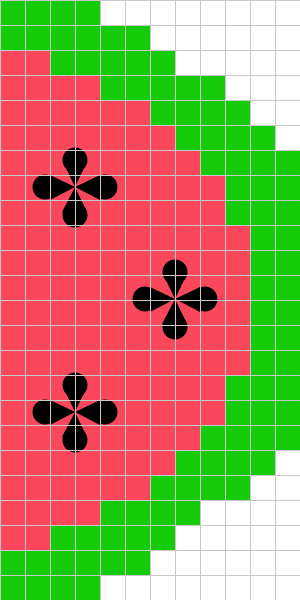
Frame 1 (no input)
Frame 60 (the mouse pressed at the canvas centre just before this capture): identical to frame 1, image omitted
Frame 120 (the mouse held since frame 60 and released just before this capture): identical to frame 1, image omitted

The Processing sketch that drew this single still picture (run headless with seeded random() and noise(); from frame 60 on, the mouse is pressed at the canvas centre):

// Processing sketch: processing_24715
// ── processing_24715.pde



void setup()
{
  size(300,600);
  
  
  background(255);
  
}
void draw()
{
  //green area//
  
  int space=25;
  noStroke();
  fill(22,203,10);
  rect(0,0,100,25);
  rect(0,1*space,150,25);
  rect(2*space,2*space,125,25);
  rect(4*space,3*space,125,25);
  rect(6*space,4*space,100,25);
  rect(7*space,5*space,100,25);
  rect(8*space,6*space,100,25);
  rect(9*space,7*space,25,50);
  rect(10*space,7*space,50,275);
  rect(9*space,15*space,25,50);
  rect(8*space,17*space,50,25);
  rect(7*space,18*space,100,25);
  rect(6*space,19*space,100,25);
  rect(4*space,20*space,100,25);
  rect(2*space,21*space,125,25);
  rect(0,22*space,150,25);
  rect(0,23*space,100,25);
  
 //pink area//
  
  fill(250,71,92);
  rect(0,50,25,500);
  rect(25,50,25,500);
  rect(2*space,75,25,450);
  rect(3*space,75,25,450);
  rect(4*space,100,25,400);
  rect(5*space,100,25,400);
  rect(6*space,125,25,350);
  rect(7*space,150,25,300);
  rect(8*space,175,25,250);
  rect(9*space,225,25,150);
  
  //seeds//
  fill(0);
  triangle(75,175+25/2,100,175,100,200);
  ellipse(105,175+25/2,25,25);
  triangle(75,175+25/2,50,175,50,200);
  ellipse(45,175+25/2,25,25);
  triangle(75,175+25/2,63,150+25/2,75+25/2,150+25/2);
  ellipse(75,160,25,25);
  triangle(75,175+25/2,50+25/2,200+25/2,75+25/2,200+25/2);
  ellipse(75,215,25,25);
  
  triangle(75,200+25/2+200,100,200+200,100,225+200);
  ellipse(105,200+25/2+200,25,25);
  triangle(75,200+25/2+200,50,200+200,50,225+200);
  ellipse(45,200+25/2+200,25,25);
  triangle(75,200+25/2+200,63,175+25/2+200,75+25/2,175+25/2+200);
  ellipse(75,185+200,25,25);
  triangle(75,200+25/2+200,50+25/2,225+25/2+200,75+25/2,225+25/2+200);
  ellipse(75,240+200,25,25);
  
   triangle(175,175+25/2+225/2,200,175+225/2,200,200+225/2);
  ellipse(205,175+25/2+225/2,25,25);
  triangle(175,175+25/2+225/2,150,175+225/2,150,200+225/2);
  ellipse(145,175+25/2+225/2,25,25);
  triangle(175,175+25/2+225/2,163,150+25/2+225/2,175+25/2,150+25/2+225/2);
  ellipse(175,160+225/2,25,25);
  triangle(175,175+25/2+225/2,150+25/2,200+25/2+225/2,175+25/2,200+25/2+225/2);
  ellipse(175,215+225/2,25,25);
  
  //grid//
  strokeWeight(1);
  
  stroke(200);
  line(0*space,0,0*space,800);
  line(1*space,0,1*space,800);
  line(2*space,0,2*space,800);
  line(3*space,0,3*space,800);
  line(4*space,0,4*space,800);
  line(5*space,0,5*space,800);
  line(6*space,0,6*space,800);
  line(7*space,0,7*space,800);
  line(8*space,0,8*space,800);
  line(9*space,0,9*space,800);
  line(10*space,0,10*space,800);
  line(11*space,0,11*space,800);
 line(12*space,0,12*space,800);
 
 line(0,0*space,400,0*space);
 line(0,1*space,400,1*space);
 line(0,2*space,400,2*space);
 line(0,3*space,400,3*space);
 line(0,4*space,400,4*space);
 line(0,5*space,400,5*space);
 line(0,6*space,400,6*space);
 line(0,7*space,400,7*space);
 line(0,8*space,400,8*space);
 line(0,9*space,400,9*space);
 line(0,10*space,400,10*space);
 line(0,11*space,400,11*space);
 line(0,12*space,400,12*space);
 line(0,13*space,400,13*space);
 line(0,14*space,400,14*space);
 line(0,15*space,400,15*space);
 line(0,16*space,400,16*space);
 line(0,17*space,400,17*space);
 line(0,18*space,400,18*space);
 line(0,19*space,400,19*space);
 line(0,20*space,400,20*space);
 line(0,21*space,400,21*space);
 line(0,22*space,400,22*space);
 line(0,23*space,400,23*space);
 line(0,24*space,400,24*space);

}
